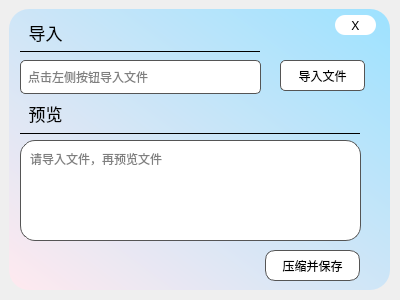
<?xml version="1.0" encoding="UTF-8"?>
<ui version="4.0">
 <class>compress</class>
 <widget class="QWidget" name="compress">
  <property name="geometry">
   <rect>
    <x>0</x>
    <y>0</y>
    <width>400</width>
    <height>300</height>
   </rect>
  </property>
  <property name="windowTitle">
   <string>Form</string>
  </property>
  <widget class="QPushButton" name="pushButton_compress">
   <property name="geometry">
    <rect>
     <x>265</x>
     <y>250</y>
     <width>95</width>
     <height>31</height>
    </rect>
   </property>
   <property name="font">
    <font>
     <family>苹方 中等</family>
    </font>
   </property>
   <property name="styleSheet">
    <string notr="true">QPushButton#pushButton_compress{

background-color: rgb(255, 255, 255);
border-radius:10px;
border:1px solid #555;
}


QPushButton#pushButton_compress:hover{
background-color: rgb(0, 255, 127);
	color: rgb(255, 255, 255);
border-radius:10px;
border:1px solid #555;
}</string>
   </property>
   <property name="text">
    <string>压缩并保存</string>
   </property>
  </widget>
  <widget class="QTextEdit" name="textEdit">
   <property name="geometry">
    <rect>
     <x>20</x>
     <y>140</y>
     <width>341</width>
     <height>101</height>
    </rect>
   </property>
   <property name="font">
    <font>
     <family>苹方 中等</family>
     <pointsize>9</pointsize>
    </font>
   </property>
   <property name="styleSheet">
    <string notr="true">QTextEdit#textEdit{
background-color: rgb(255, 255, 255);
selection-color: #0a214c; 
selection-background-color: #C19A6B;
border-radius:15px;
border:1px solid #555;
padding:5px;
}
QScrollBar:vertical
{
    width:8px;
    background:rgba(0,0,0,0%);
    margin:0px,0px,0px,0px;

}
QScrollBar::handle:vertical
{
    width:8px;
    background:rgba(0,0,0,25%);
    border-radius:4px;   
    min-height:20;
}
QScrollBar::handle:vertical:hover
{
    width:8px;
    background:rgba(0,0,0,50%); 
    border-radius:4px;
    min-height:20;
}
QScrollBar::add-line:vertical
{
    height:9px;width:8px;
    border-image:url(:/images/a/3.png);
    subcontrol-position:bottom;
}
QScrollBar::sub-line:vertical
{
    height:9px;width:8px;
    border-image:url(:/images/a/1.png);
    subcontrol-position:top;
}
QScrollBar::add-line:vertical:hover
{
    height:9px;width:8px;
    border-image:url(:/images/a/4.png);
    subcontrol-position:bottom;
}
QScrollBar::sub-line:vertical:hover
{
    height:9px;width:8px;
    border-image:url(:/images/a/2.png);
    subcontrol-position:top;
}
QScrollBar::add-page:vertical,QScrollBar::sub-page:vertical
{
    background:rgba(0,0,0,10%);
    border-radius:4px;
}

</string>
   </property>
   <property name="readOnly">
    <bool>true</bool>
   </property>
   <property name="html">
    <string>&lt;!DOCTYPE HTML PUBLIC &quot;-//W3C//DTD HTML 4.0//EN&quot; &quot;http://www.w3.org/TR/REC-html40/strict.dtd&quot;&gt;
&lt;html&gt;&lt;head&gt;&lt;meta name=&quot;qrichtext&quot; content=&quot;1&quot; /&gt;&lt;style type=&quot;text/css&quot;&gt;
p, li { white-space: pre-wrap; }
&lt;/style&gt;&lt;/head&gt;&lt;body style=&quot; font-family:'苹方 中等'; font-size:9pt; font-weight:400; font-style:normal;&quot;&gt;
&lt;p style=&quot;-qt-paragraph-type:empty; margin-top:0px; margin-bottom:0px; margin-left:0px; margin-right:0px; -qt-block-indent:0; text-indent:0px;&quot;&gt;&lt;br /&gt;&lt;/p&gt;&lt;/body&gt;&lt;/html&gt;</string>
   </property>
   <property name="placeholderText">
    <string>请导入文件，再预览文件</string>
   </property>
  </widget>
  <widget class="QLabel" name="label_1">
   <property name="geometry">
    <rect>
     <x>20</x>
     <y>103</y>
     <width>51</width>
     <height>21</height>
    </rect>
   </property>
   <property name="font">
    <font>
     <family>苹方 中等</family>
     <pointsize>13</pointsize>
    </font>
   </property>
   <property name="layoutDirection">
    <enum>Qt::LeftToRight</enum>
   </property>
   <property name="text">
    <string>预览</string>
   </property>
   <property name="textFormat">
    <enum>Qt::AutoText</enum>
   </property>
   <property name="alignment">
    <set>Qt::AlignCenter</set>
   </property>
  </widget>
  <widget class="QPushButton" name="pushButton_input">
   <property name="geometry">
    <rect>
     <x>280</x>
     <y>60</y>
     <width>85</width>
     <height>31</height>
    </rect>
   </property>
   <property name="font">
    <font>
     <family>苹方 中等</family>
    </font>
   </property>
   <property name="styleSheet">
    <string notr="true">QPushButton#pushButton_input{

	background-color: rgb(255, 255, 255);
	border-radius:5px;
	border:1px solid #555;

}

QPushButton#pushButton_input:hover{
background-color: rgb(54, 71, 30);
	
	color: rgb(255, 255, 255);
	border-radius:5px;
	border:1px solid #555;

}

</string>
   </property>
   <property name="text">
    <string>导入文件</string>
   </property>
  </widget>
  <widget class="QLineEdit" name="lineEdit_input">
   <property name="geometry">
    <rect>
     <x>20</x>
     <y>60</y>
     <width>241</width>
     <height>34</height>
    </rect>
   </property>
   <property name="font">
    <font>
     <family>苹方 中等</family>
    </font>
   </property>
   <property name="styleSheet">
    <string notr="true">background-color: rgb(255, 255, 255);
border-radius:5px;
border:1px solid #555;
padding:5px;</string>
   </property>
   <property name="readOnly">
    <bool>true</bool>
   </property>
   <property name="placeholderText">
    <string>点击左侧按钮导入文件</string>
   </property>
  </widget>
  <widget class="Line" name="line">
   <property name="geometry">
    <rect>
     <x>20</x>
     <y>132</y>
     <width>340</width>
     <height>3</height>
    </rect>
   </property>
   <property name="styleSheet">
    <string notr="true"/>
   </property>
   <property name="frameShadow">
    <enum>QFrame::Plain</enum>
   </property>
   <property name="lineWidth">
    <number>1</number>
   </property>
   <property name="orientation">
    <enum>Qt::Horizontal</enum>
   </property>
  </widget>
  <widget class="QLabel" name="label_2">
   <property name="geometry">
    <rect>
     <x>20</x>
     <y>22</y>
     <width>51</width>
     <height>21</height>
    </rect>
   </property>
   <property name="font">
    <font>
     <family>苹方 中等</family>
     <pointsize>13</pointsize>
    </font>
   </property>
   <property name="layoutDirection">
    <enum>Qt::LeftToRight</enum>
   </property>
   <property name="styleSheet">
    <string notr="true"/>
   </property>
   <property name="text">
    <string>导入</string>
   </property>
   <property name="textFormat">
    <enum>Qt::AutoText</enum>
   </property>
   <property name="alignment">
    <set>Qt::AlignCenter</set>
   </property>
  </widget>
  <widget class="Line" name="line_2">
   <property name="geometry">
    <rect>
     <x>20</x>
     <y>50</y>
     <width>240</width>
     <height>3</height>
    </rect>
   </property>
   <property name="styleSheet">
    <string notr="true"/>
   </property>
   <property name="frameShadow">
    <enum>QFrame::Plain</enum>
   </property>
   <property name="lineWidth">
    <number>1</number>
   </property>
   <property name="orientation">
    <enum>Qt::Horizontal</enum>
   </property>
  </widget>
  <widget class="QFrame" name="frame">
   <property name="geometry">
    <rect>
     <x>9</x>
     <y>9</y>
     <width>381</width>
     <height>281</height>
    </rect>
   </property>
   <property name="styleSheet">
    <string notr="true">background-color: qlineargradient(spread:pad, x1:0, y1:1, x2:1, y2:0, stop:0 rgba(255, 233, 239, 255), stop:1 rgba(157, 226, 255, 255));

border-radius:20px;</string>
   </property>
   <property name="frameShape">
    <enum>QFrame::StyledPanel</enum>
   </property>
   <property name="frameShadow">
    <enum>QFrame::Raised</enum>
   </property>
  </widget>
  <widget class="QPushButton" name="pushButton_close">
   <property name="geometry">
    <rect>
     <x>335</x>
     <y>15</y>
     <width>41</width>
     <height>20</height>
    </rect>
   </property>
   <property name="font">
    <font>
     <family>Century Gothic</family>
     <pointsize>10</pointsize>
     <weight>50</weight>
     <bold>false</bold>
    </font>
   </property>
   <property name="toolTip">
    <string>返回</string>
   </property>
   <property name="styleSheet">
    <string notr="true">QPushButton#pushButton_close{
border-style:inset;

border-radius:10px;
background-color: rgb(255, 255, 255);

}
QPushButton#pushButton_close:hover{
background-color: rgb(255, 0, 0);
	
	color: rgb(255, 255, 255);
}
</string>
   </property>
   <property name="text">
    <string>X</string>
   </property>
  </widget>
  <zorder>frame</zorder>
  <zorder>pushButton_compress</zorder>
  <zorder>textEdit</zorder>
  <zorder>label_1</zorder>
  <zorder>pushButton_input</zorder>
  <zorder>lineEdit_input</zorder>
  <zorder>line</zorder>
  <zorder>label_2</zorder>
  <zorder>line_2</zorder>
  <zorder>pushButton_close</zorder>
 </widget>
 <resources/>
 <connections/>
</ui>
